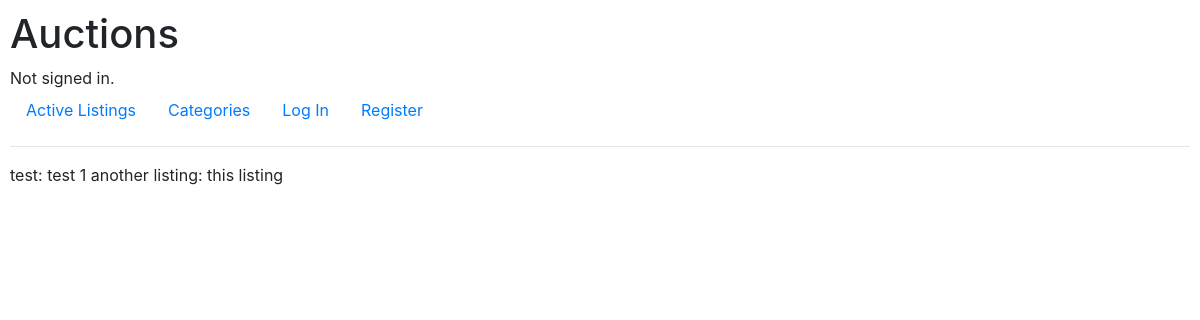
The page /categorylisting/1 on the database as committed earlier.
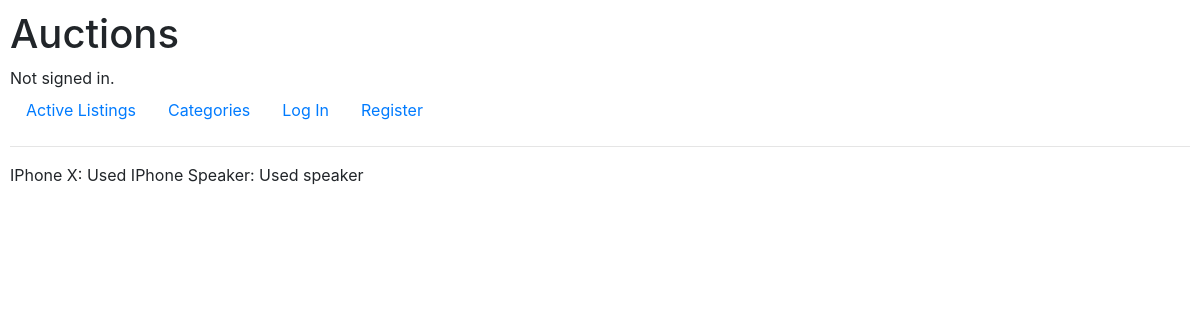
The same page on the database as committed later.
### auctions/models.py (models this page shows, shortened)
class Listing(models.Model):
    user_id = models.ForeignKey(User, on_delete=models.CASCADE, related_name="this_user_listings")
    title = models.CharField(max_length=64)
    description = models.TextField(blank=True)
    startingbid = models.FloatField()
    currentbid = models.FloatField(blank=True, null=True)
    category = models.ForeignKey(Category, on_delete=models.CASCADE, related_name="this_category_listings", blank=True, null=True)
    image = models.ImageField(null=True, blank=True)
    isitactive = models.BooleanField(default=True)
    watchlist = models.ManyToManyField(User, blank=True, related_name="this_user_fav_listing")
    dateposted = models.DateTimeField(auto_now_add=True)
    def __str__(self):
        return f"{self.title}: {self.description}"

### auctions/views.py (the view)
# urls.py: path("categorylisting/<int:category_id>", views.categorylisting, name="categorylisting"),
def categorylisting(request, category_id):
    category = Category.objects.get(pk = category_id)
    categorylisting = category.this_category_listings.all()
    return render(request, "auctions/categorylisting.html", {
        "categorylisting":categorylisting
    })

### auctions/templates/auctions/categorylisting.html
{% extends "auctions/layout.html" %}
{% block body %}
    {% if categorylisting %}
        {% for listing in categorylisting %}
            {{listing}}
        {% endfor %}
    {% else %}
    <h3>No listings</h3>
    {% endif %}
{% endblock %}

Rows that differ between the two databases and show on the page:
removed Listing: title+description "test: test 1"
removed Listing: title+description "another listing: this listing"
added Listing: title+description "IPhone X: Used IPhone"
added Listing: title+description "Speaker: Used speaker"
